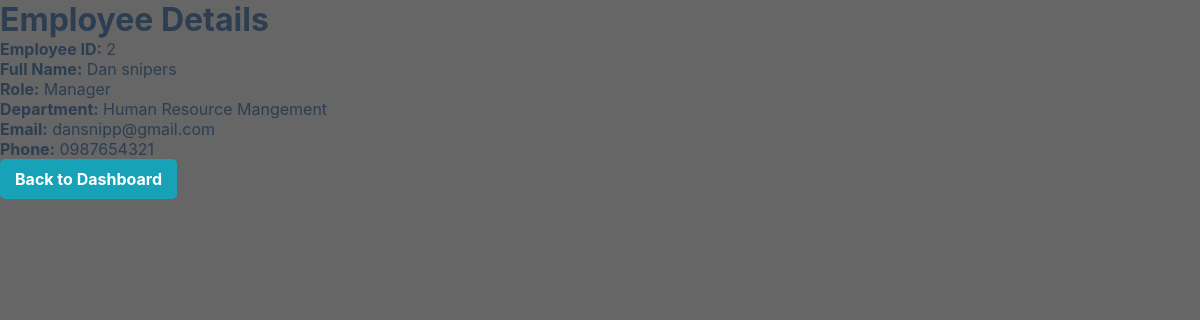
The page /HR/view_employee.php?id=2 on the database its author committed.
### tables this page shows
CREATE TABLE `employees` (
  `employee_id` int(11) NOT NULL,
  `full_name` varchar(100) NOT NULL,
  `role` varchar(100) NOT NULL,
  `department_id` int(11) DEFAULT NULL,
  `email` varchar(100) NOT NULL,
  `phone` varchar(20) DEFAULT NULL,
  `tenure_start` date DEFAULT NULL
);

CREATE TABLE `departments` (
  `department_id` int(11) NOT NULL,
  `name` varchar(100) NOT NULL,
  `head` int(11) DEFAULT NULL,
  `members` int(11) DEFAULT 0
);

### HR/view_employee.php (the view, shortened to what this page needs)
<?php
require '../db_connection.php';
if (isset($_GET['id'])) {
    $employee_id = $_GET['id'];
    $query = "SELECT e.employee_id, e.full_name, e.role, d.name AS department, e.email, e.phone
              FROM employees e
              JOIN departments d ON e.department_id = d.department_id
              WHERE e.employee_id = ?";
    $stmt = $conn->prepare($query);
    $stmt->bind_param("i", $employee_id);
    $stmt->execute();
    $result = $stmt->get_result();
    $employee = $result->fetch_assoc();
} else {
    header("Location: dashboard.php");
    exit();
}
?>
<!DOCTYPE html>
<html lang="en">
<head>
    <link rel="stylesheet" href="../css/style.css">
</head>
<body>
    <div class="employee-container">
        <h1>Employee Details</h1>
        <?php if ($employee): ?>
            <p><strong>Employee ID:</strong> <?php echo htmlspecialchars($employee['employee_id']); ?></p>
            <p><strong>Full Name:</strong> <?php echo htmlspecialchars($employee['full_name']); ?></p>
            <p><strong>Role:</strong> <?php echo htmlspecialchars($employee['role']); ?></p>
            <p><strong>Department:</strong> <?php echo htmlspecialchars($employee['department']); ?></p>
            <p><strong>Email:</strong> <?php echo htmlspecialchars($employee['email']); ?></p>
            <p><strong>Phone:</strong> <?php echo htmlspecialchars($employee['phone']); ?></p>
            <a href="dashboard.php" class="btn">Back to Dashboard</a>
        <?php else: ?>
            <p>Employee not found.</p>
            <a href="dashboard.php" class="btn">Back to Dashboard</a>
        <?php endif; ?>
    </div>
</body>
</html>

### css/style.css (style rules this page uses)
:root { --primary: #4A154B; --secondary: #2ACFCF; --accent: #FF6B6B; --glass: rgba(255, 255, 255, 0.9); }
* { margin: 0; padding: 0; box-sizing: border-box; font-family: 'Inter', sans-serif; }
body { background: linear-gradient(rgba(0, 0, 0, 0.6), rgba(0, 0, 0, 0.6)), url('https://images.unsplash.com/photo-1480714378408-67cf0d13bc1b?ixlib=rb-1.2.1&auto=format&fit=crop&w=1950&q=80'); background-size: cover; background-position: center; background-attachment: fixed; min-height: 100vh; color: #2c3e50; }
.btn { padding: 1rem 2rem; border: none; border-radius: 12px; cursor: pointer; font-weight: 600; transition: all 0.3s ease; background: var(--secondary); color: white; position: relative; overflow: hidden; }
.btn:before { content: ''; position: absolute; top: 0; left: -100%; width: 100%; height: 100%; background: linear-gradient( 120deg, transparent, rgba(255, 255, 255, 0.3), transparent ); transition: 0.5s; }
.btn { padding: 10px 15px; border-radius: 5px; text-decoration: none; font-weight: bold; display: inline-block; transition: 0.3s; }
.btn { display: inline-block; padding: 10px 15px; background-color: #17a2b8; color: white; text-decoration: none; border-radius: 5px; font-weight: bold; transition: background 0.3s; }

### rows shown on the page
employees: employee_id "2", full_name "Dan snipers", role "Manager", department.name "Human Resource Mangement", email "dansnipp@gmail.com", phone "0987654321"
